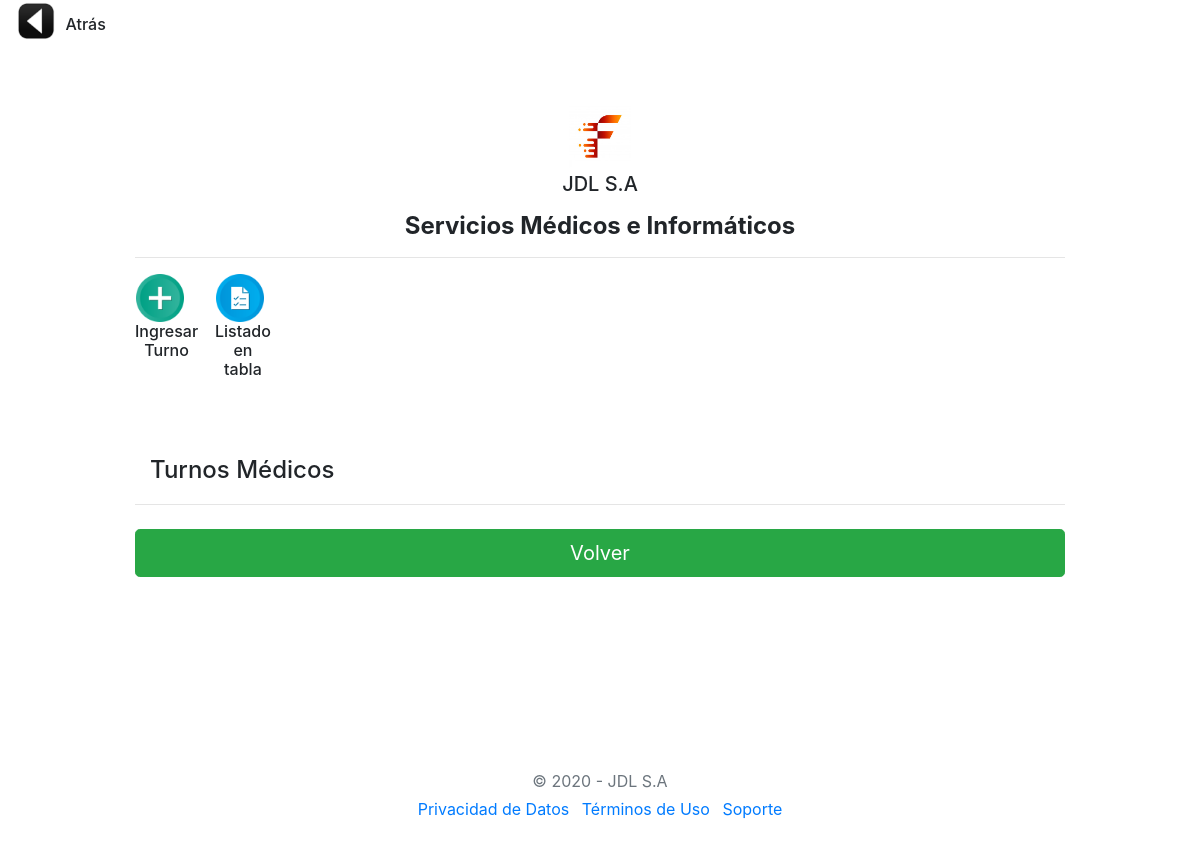
The page /turnos/index.php on the database as committed earlier.
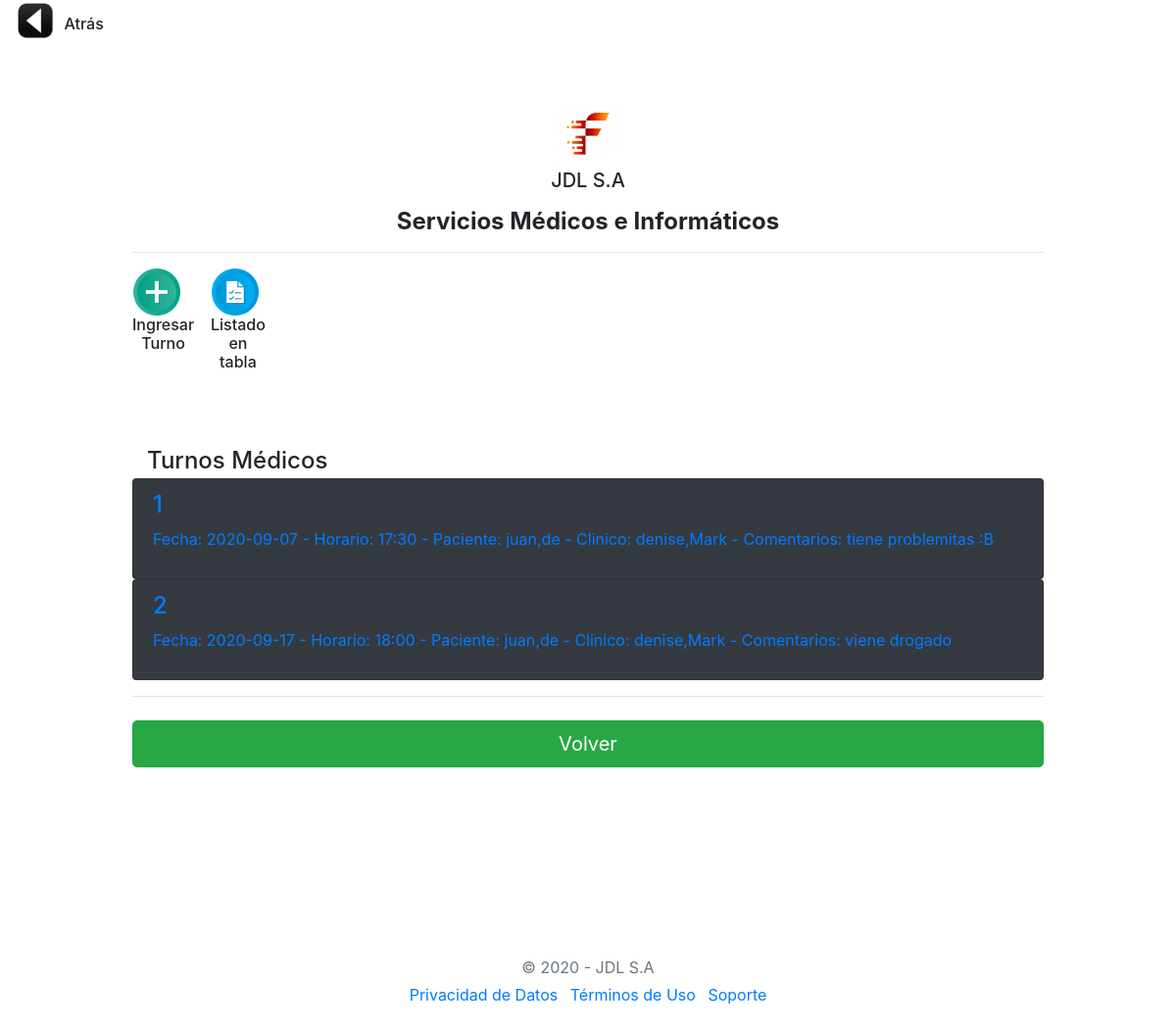
The same page on the database as committed later.
### tables this page shows
CREATE TABLE `turnos` (
  `id_turno` int(8) NOT NULL,
  `fecha_turno` date DEFAULT NULL,
  `horario_turno` varchar(15) NOT NULL,
  `paciente_turno` varchar(50) DEFAULT NULL,
  `clinico_turno` varchar(50) DEFAULT NULL,
  `comentarios_turno` varchar(200) DEFAULT NULL
);

### turnos/index.php (the view, shortened to what this page needs)
<!doctype html>
<html>
  <head>
	 <link rel="stylesheet" href="https://stackpath.bootstrapcdn.com/bootstrap/4.5.0/css/bootstrap.min.css">
  </head>
    <link href="form-validation.css" rel="stylesheet">
  </head>
  <body background="../img/turnos.jpg" style="background-size:cover";>
  <div class="col-md"><h2>
		<img border="0" src="../img/atras.png" width="42" height="42" title="Volver al menú"
		onclick=location.href='../panel/'; onKeyPress=location.href='../panel/'; style='cursor:pointer';/>
    <label for="boton_atras"><h6>Atrás</h6></label>
	</h2></div>
    <div class="container">
  <div class="py-5 text-center">
  <div class="col-md"><img class="d-block mx-auto mb-1" src="../img/jdlsa2.png" alt="" width="62" height="62"></div>
  <div class="col-md"><h5>JDL S.A</h5></div>
  <p class="lead "><h4><strong>Servicios Médicos e Informáticos</strong></h4></p>
  <hr>
  <div class="row">
    <div class="col-sm-1"><h2>
		<img border="0" src="../img/add.png" width="48" height="48" title="Ingresar Turno"
		onclick=location.href='turnos.php'; onKeyPress=location.href='turnos.php';
		style='cursor:pointer';>
	  <label for="ingresar Turno"><h6>Ingresar Turno</h6></label>
	</h2></div>
	<div class="col-sm-1 "><h2>
    <img border="0" src="../img/check.png" width="48" height="48" title="Listado"
		onclick=location.href='listado.php'; onKeyPress=location.href='listado.php';
		style='cursor:pointer';>
    <label for="listado_tabla"><h6>Listado en tabla</h6></label>
	</h2></div>
    <div class="col-sm-2"><h2></h2></div>
    </div>
  </div>
    <div class="col-md-12 order-md-1">
      <h4 class="mb-1">Turnos Médicos</h4>
	</div>
<?php
   require "../conexion.php";
    $sql = "SELECT * from turnos order by id_turno";
	$query = $mysqli->query($sql);
	while($resultado = $query->fetch_assoc()) {
        $turnos[] = $resultado;
    }
?>
        <div class="list-group">
			<?php
				$long = count($turnos);
				for($i=0; $i< $long; $i++){
				?>
		<div class="list-group">
				<a 	<?php echo "href=modifica.php?id_turno=".$turnos[$i]['id_turno'];?>
						 class="list-group-item bg-dark">
				<h4 class="list-group-item-heading"> <?php echo $turnos[$i]['id_turno'] ."";?> </h4>
				<p class="list-group-item-text"><?php 	echo "Fecha: " . $turnos[$i]['fecha_turno'] ." - Horario: ";
                            echo $turnos[$i]['horario_turno'] ." - Paciente: ";
                            echo $turnos[$i]['paciente_turno'] ." - Clinico: ";
                            echo $turnos[$i]['clinico_turno'] ." - Comentarios: ";
                            echo $turnos[$i]['comentarios_turno'] ."";
														?></p>
				</a>	</div>
	<?php  } ?>
		</div>
        <a href="javascript:history.go(-1)">	 <hr class="mb-4">
        <button class="btn btn-success btn-lg btn-block" type="submit">Volver</button>
  <footer class="my-5 pt-5 text-muted text-center text-small"></a>
    </div>
  <footer class="my-5 pt-5 text-muted text-center text-small">
    <p class="mb-1">&copy; 2020 - JDL S.A</p>
   <ul class="list-inline">
      <li class="list-inline-item"><a href="#">Privacidad de Datos</a></li>
      <li class="list-inline-item"><a href="#">Términos de Uso</a></li>
      <li class="list-inline-item"><a href="#">Soporte</a></li>
    </ul>
  </footer>
</body>
</html>

Rows that differ between the two databases and show on the page:
added turnos: id_turno "1", fecha_turno "2020-09-07", horario_turno "17:30", paciente_turno "juan,de", clinico_turno "denise,Mark", comentarios_turno "tiene problemitas :B"
added turnos: id_turno "2", fecha_turno "2020-09-17", horario_turno "18:00", paciente_turno "juan,de", clinico_turno "denise,Mark", comentarios_turno "viene drogado"
